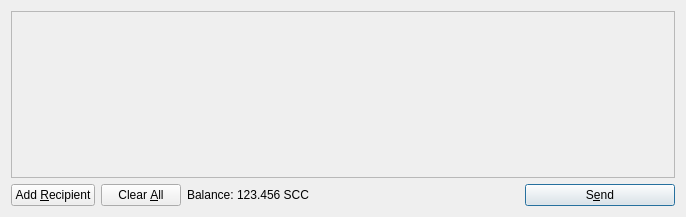
<?xml version="1.0" encoding="UTF-8"?>
<ui version="4.0">
 <class>SendCoinsDialog</class>
 <widget class="QDialog" name="SendCoinsDialog">
  <property name="geometry">
   <rect>
    <x>0</x>
    <y>0</y>
    <width>686</width>
    <height>217</height>
   </rect>
  </property>
  <property name="windowTitle">
   <string>Send Coins</string>
  </property>
  <layout class="QVBoxLayout" name="verticalLayout">
   <item>
    <widget class="QScrollArea" name="scrollArea">
     <property name="widgetResizable">
      <bool>true</bool>
     </property>
     <widget class="QWidget" name="scrollAreaWidgetContents">
      <property name="geometry">
       <rect>
        <x>0</x>
        <y>0</y>
        <width>664</width>
        <height>159</height>
       </rect>
      </property>
      <layout class="QVBoxLayout" name="verticalLayout_2">
       <property name="margin">
        <number>0</number>
       </property>
       <item>
        <layout class="QVBoxLayout" name="entries">
         <property name="spacing">
          <number>6</number>
         </property>
        </layout>
       </item>
       <item>
        <spacer name="verticalSpacer">
         <property name="orientation">
          <enum>Qt::Vertical</enum>
         </property>
         <property name="sizeHint" stdset="0">
          <size>
           <width>20</width>
           <height>40</height>
          </size>
         </property>
        </spacer>
       </item>
      </layout>
     </widget>
    </widget>
   </item>
   <item>
    <layout class="QHBoxLayout" name="horizontalLayout">
     <item>
      <widget class="QPushButton" name="addButton">
       <property name="toolTip">
        <string>Send to multiple recipients at once</string>
       </property>
       <property name="text">
        <string>Add &amp;Recipient</string>
       </property>
       <property name="icon">
        <iconset resource="../bitcoin.qrc">
         <normaloff>:/icons/add</normaloff>:/icons/add</iconset>
       </property>
       <property name="autoDefault">
        <bool>false</bool>
       </property>
      </widget>
     </item>
     <item>
      <widget class="QPushButton" name="clearButton">
       <property name="sizePolicy">
        <sizepolicy hsizetype="Minimum" vsizetype="Fixed">
         <horstretch>0</horstretch>
         <verstretch>0</verstretch>
        </sizepolicy>
       </property>
       <property name="toolTip">
        <string>Remove all transaction fields</string>
       </property>
       <property name="text">
        <string>Clear &amp;All</string>
       </property>
       <property name="icon">
        <iconset resource="../bitcoin.qrc">
         <normaloff>:/icons/remove</normaloff>:/icons/remove</iconset>
       </property>
       <property name="autoRepeatDelay">
        <number>300</number>
       </property>
       <property name="autoDefault">
        <bool>false</bool>
       </property>
      </widget>
     </item>
     <item>
      <layout class="QHBoxLayout" name="horizontalLayout_2">
       <property name="spacing">
        <number>3</number>
       </property>
       <item>
        <widget class="QLabel" name="label">
         <property name="text">
          <string>Balance:</string>
         </property>
        </widget>
       </item>
       <item>
        <widget class="QLabel" name="labelBalance">
         <property name="cursor">
          <cursorShape>IBeamCursor</cursorShape>
         </property>
         <property name="text">
          <string>123.456 SCC</string>
         </property>
         <property name="textInteractionFlags">
          <set>Qt::LinksAccessibleByMouse|Qt::TextSelectableByKeyboard|Qt::TextSelectableByMouse</set>
         </property>
        </widget>
       </item>
      </layout>
     </item>
     <item>
      <spacer name="horizontalSpacer">
       <property name="orientation">
        <enum>Qt::Horizontal</enum>
       </property>
       <property name="sizeHint" stdset="0">
        <size>
         <width>40</width>
         <height>20</height>
        </size>
       </property>
      </spacer>
     </item>
     <item>
      <widget class="QPushButton" name="sendButton">
       <property name="minimumSize">
        <size>
         <width>150</width>
         <height>0</height>
        </size>
       </property>
       <property name="toolTip">
        <string>Confirm the send action</string>
       </property>
       <property name="text">
        <string>S&amp;end</string>
       </property>
       <property name="icon">
        <iconset resource="../bitcoin.qrc">
         <normaloff>:/icons/send</normaloff>:/icons/send</iconset>
       </property>
       <property name="default">
        <bool>true</bool>
       </property>
      </widget>
     </item>
    </layout>
   </item>
  </layout>
 </widget>
 <resources>
  <include location="../bitcoin.qrc"/>
 </resources>
 <connections/>
</ui>
